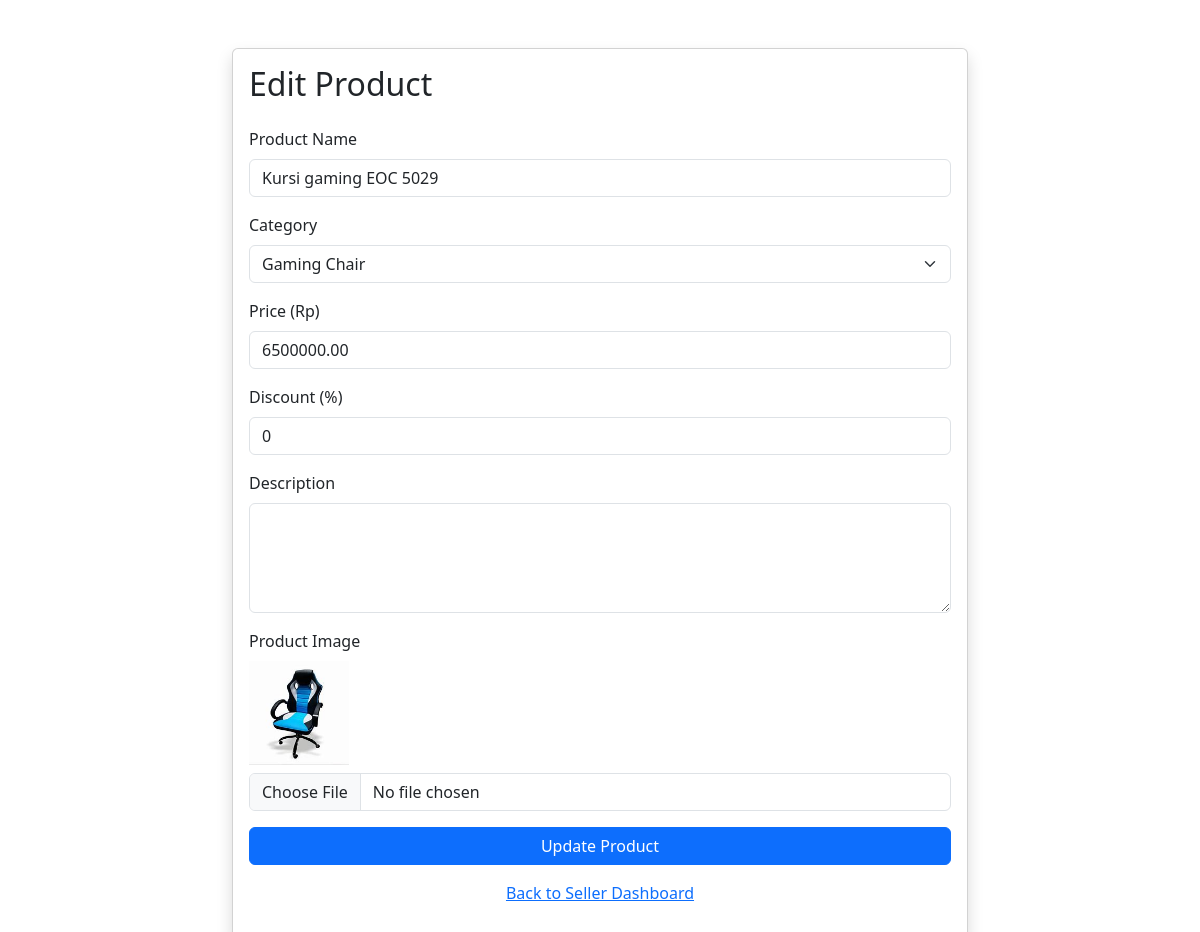
The app's page /edit_product.php?id=3 (signed in) with its own data.
### tables this page shows
CREATE TABLE `products` (
  `id` int(11) NOT NULL,
  `seller_id` int(11) NOT NULL,
  `name` varchar(100) NOT NULL,
  `category` enum('computer','gaming_chair','vga','cpu','laptop','monitor','other') NOT NULL,
  `price` decimal(10,2) NOT NULL,
  `description` text DEFAULT NULL,
  `created_at` timestamp NOT NULL DEFAULT current_timestamp(),
  `discount` int(11) DEFAULT 0
);

CREATE TABLE `product_images` (
  `id` int(11) NOT NULL,
  `product_id` int(11) NOT NULL,
  `image_path` varchar(255) NOT NULL,
  `created_at` timestamp NOT NULL DEFAULT current_timestamp()
);

### edit_product.php (the view, shortened to what this page needs)
<?php
include 'connection.php';
$product_id = $_GET['id'];
$seller_id = $_SESSION['user_id'];
$sql = "SELECT * FROM products WHERE id='$product_id' AND seller_id='$seller_id'";
$result = mysqli_query($conn, $sql);
$row = mysqli_fetch_assoc($result);
$image_sql = "SELECT image_path FROM product_images WHERE product_id=$product_id LIMIT 1";
$image_result = mysqli_query($conn, $image_sql);
$image_row = mysqli_fetch_assoc($image_result);
$current_image = $image_row ? $image_row['image_path'] : null;
?>
<!DOCTYPE html>
<html lang="en">
<head>
    <link href="https://cdn.jsdelivr.net/npm/bootstrap@5.3.0/dist/css/bootstrap.min.css" rel="stylesheet">
</head>
<body>
    <div class="container mt-5">
        <div class="row justify-content-center">
            <div class="col-md-8">
                <div class="card shadow">
                    <div class="card-body">
                        <h2 class="card-title mb-4">Edit Product</h2>
                        <form method="post" action="" enctype="multipart/form-data">
                            <div class="mb-3">
                                <label for="name" class="form-label">Product Name</label>
                                <input type="text" class="form-control" name="name" id="name" value="<?php echo $row['name']; ?>" required>
                            </div>
                            <div class="mb-3">
                                <label for="category" class="form-label">Category</label>
                                <select class="form-select" name="category" id="category" required>
                                    <option value="gaming_chair" <?php if ($row['category'] == 'gaming_chair') echo 'selected'; ?>>Gaming Chair</option>
                                </select>
                            </div>
                            <div class="mb-3">
                                <label for="price" class="form-label">Price (Rp)</label>
                                <input type="number" class="form-control" name="price" id="price" step="0.01" value="<?php echo $row['price']; ?>" required>
                            </div>
                            <div class="mb-3">
                                <label for="discount" class="form-label">Discount (%)</label>
                                <input type="number" class="form-control" name="discount" id="discount" min="0" max="100" value="<?php echo $row['discount']; ?>">
                            </div>
                            <div class="mb-3">
                                <label for="description" class="form-label">Description</label>
                                <textarea class="form-control" name="description" id="description" rows="4"><?php echo $row['description']; ?></textarea>
                            </div>
                            <div class="mb-3">
                                <label for="image" class="form-label">Product Image</label>
                                <?php if ($current_image) { ?>
                                    <div class="mb-2">
                                        <img src="uploads/<?php echo $current_image; ?>" alt="Current Image" style="max-width: 100px;">
                                    </div>
                                <?php } ?>
                                <input type="file" class="form-control" name="image" id="image" accept="image/*">
                            </div>
                            <button type="submit" class="btn btn-primary w-100">Update Product</button>
                        </form>
                        <p class="text-center mt-3"><a href="seller.php">Back to Seller Dashboard</a></p>
                    </div>
                </div>
            </div>
        </div>
    </div>
</body>
</html>

### records on screen
products: name "Kursi gaming EOC 5029", category "Gaming Chair", price "6500000.00", discount "0"
product_images: image_path (picture)
